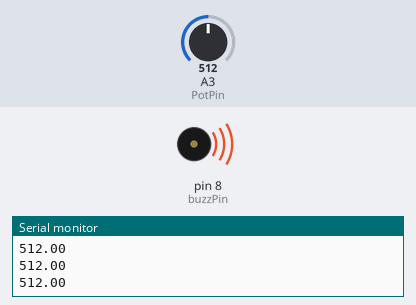
The sketch below on a simulated Arduino Uno, built with avr-gcc and run on an emulated ATmega328P. Shown: buzzer (waves = sounding, pin HIGH), the last lines printed to the serial monitor. The inputs (shaded band) are chosen by the test bench; at power-on: A3 (PotPin) = 512.

Above: at 1.2 s.
1.3 s: A3 (PotPin) set to 492
At 2.6 s:
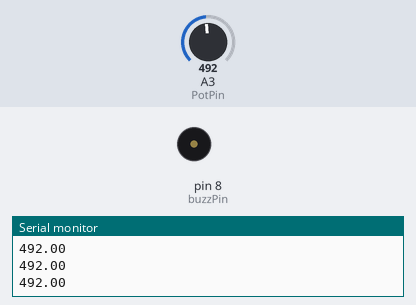
2.9 s: A3 (PotPin) set to 510
At 3.1 s:
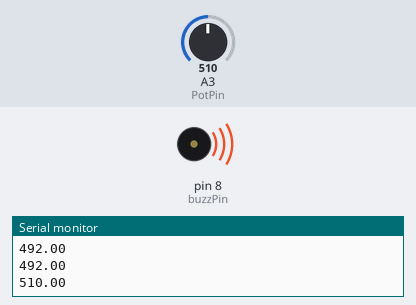
5.9 s: A3 (PotPin) set to 490
At 6.5 s:
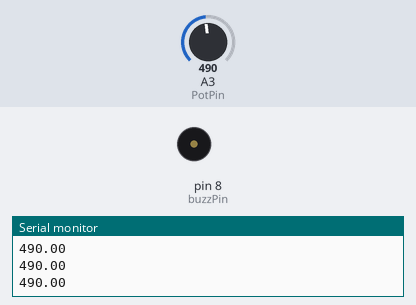
7.4 s: A3 (PotPin) set to 511
At 7.61 s:
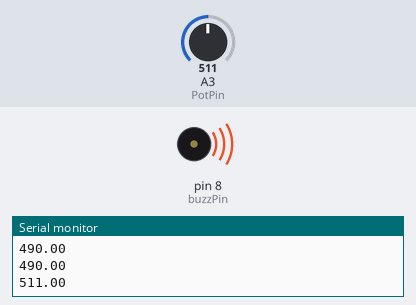
Timing chart, 0 to 10.4 s (numbered marks = the images above; inputs shaded):
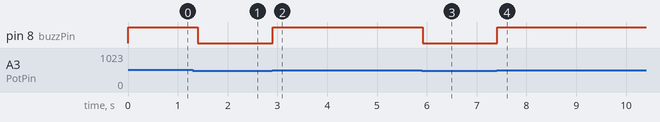

The sketch:

sketch_oct09a.ino
```cpp
int num;
int buzzPin  = 8;
int dt = 200;
int PotPin = A3;
float potval;

String msg = "Please input your numbr : ";
void setup() {
  // put your setup code here, to run once:
Serial.begin(9600);
pinMode(buzzPin , OUTPUT);
pinMode(PotPin , INPUT);
}

void loop() {
  potval = analogRead(PotPin);
  Serial.println(potval);
  if(potval > 500){
   digitalWrite(buzzPin , HIGH);
   delay(dt);
   digitalWrite(buzzPin , LOW);
  }
}
```

Measured:
- the behaviour switches between 501 and 500 on A3 (PotPin) (found by bisection; images 0 and 1)
- after the input at 1.3 s, pin 8 (buzzPin): HIGH → LOW after 0.10 s
- after the input at 2.9 s, pin 8 (buzzPin): LOW → HIGH at once
- after the input at 5.9 s, pin 8 (buzzPin): HIGH → LOW at once
- after the input at 7.4 s, pin 8 (buzzPin): LOW → HIGH at once
